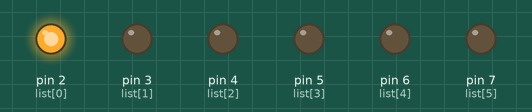
The sketch below on a simulated Arduino Uno, built with avr-gcc and run on an emulated ATmega328P. On the bench: output pins drawn as LEDs (lit = HIGH).

Above: at 0.02 s.
At 0.42 s:
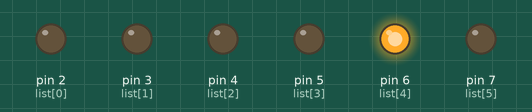
At 0.77 s:
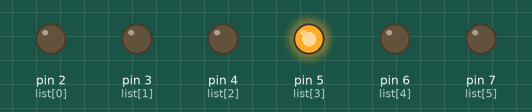
At 1.47 s:
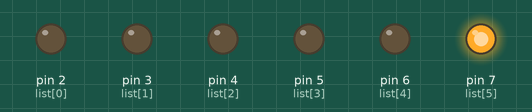
At 2.12 s:
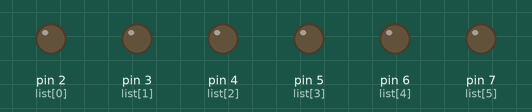
At 2.92 s:
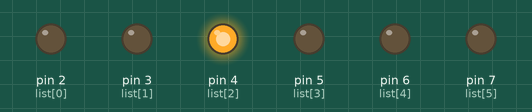
Timing chart, 0 to 3.2 s (numbered marks = the images above):
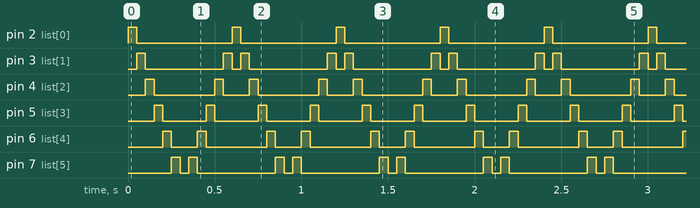

Measured:
- by itself, pin 2 (list[0]): alternates HIGH for 0.05 s and LOW for 0.55 s
- by itself, pin 3 (list[1]): repeats every 0.60 s: LOW 0.45 s, HIGH 0.05 s, LOW 0.05 s, HIGH 0.05 s
- by itself, pin 4 (list[2]): repeats every 0.60 s: LOW 0.35 s, HIGH 0.05 s, LOW 0.15 s, HIGH 0.05 s
- by itself, pin 5 (list[3]): alternates HIGH for 0.05 s and LOW for 0.25 s
- by itself, pin 6 (list[4]): repeats every 0.60 s: LOW 0.15 s, HIGH 0.05 s, LOW 0.35 s, HIGH 0.05 s
- by itself, pin 7 (list[5]): repeats every 0.60 s: LOW 0.05 s, HIGH 0.05 s, LOW 0.45 s, HIGH 0.05 s

The sketch:

Led_effect.ino
```cpp
int list[] = {2,3,4,5,6,7};

void setup() {

  for (int i = 0;i<6;i++){
    pinMode(list[i],OUTPUT);
  }

}

void loop() {
  for(int i = 0;i < 6;i++){
    digitalWrite(list[i],HIGH);
    delay(50);
    digitalWrite(list[i],LOW);
  }
  for(int j = 6; j > 0;j--){
    digitalWrite(list[j],HIGH);
    delay(50);
    digitalWrite(list[j],LOW);
  }
}
```
